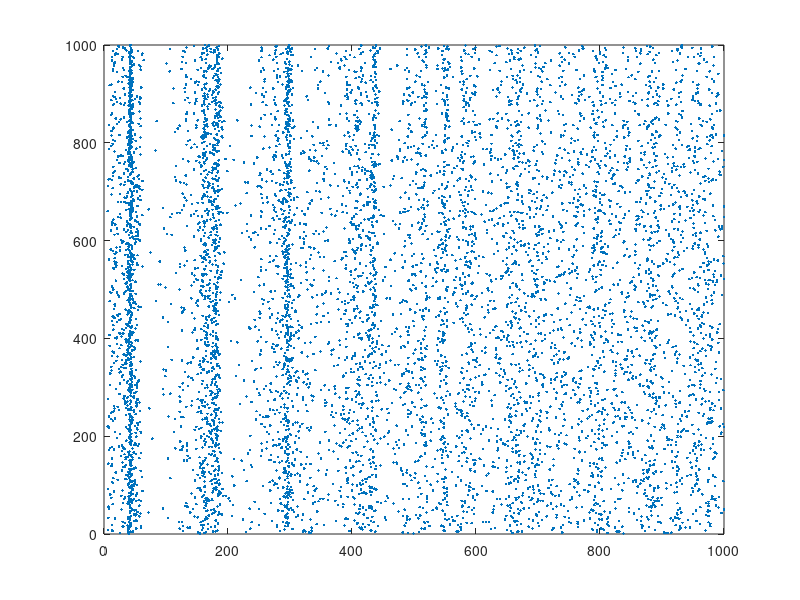

Here is the MATLAB script that generated this plot:
clear;clc;close all;

% Created by Eugene M. Izhikevich, February 25, 2003
% Excitatory neurons    Inhibitory neurons
Ne=800;                 Ni=200;
re=rand(Ne,1);          ri=rand(Ni,1);
a=[0.02*ones(Ne,1);     0.02+0.08*ri];
b=[0.2*ones(Ne,1);      0.25-0.05*ri];
c=[-65+15*re.^2;        -65*ones(Ni,1)];
d=[8-6*re.^2;           2*ones(Ni,1)];
S=[0.5*rand(Ne+Ni,Ne),  -rand(Ne+Ni,Ni)];

v=-65*ones(Ne+Ni,1);    % Initial values of v
u=b.*v;                 % Initial values of u
firings=[];             % spike timings

for t=1:1000            % simulation of 1000 ms
  I=[5*randn(Ne,1);2*randn(Ni,1)]; % thalamic input
  fired=find(v>=30);    % indices of spikes
  firings=[firings; t+0*fired,fired];
  v(fired)=c(fired);
  u(fired)=u(fired)+d(fired);
  I=I+sum(S(:,fired),2);
  v=v+0.5*(0.04*v.^2+5*v+140-u+I); % step 0.5 ms
  v=v+0.5*(0.04*v.^2+5*v+140-u+I); % for numerical
  u=u+a.*(b.*v-u);                 % stability
end

figure
plot(firings(:,1),firings(:,2),'.');

